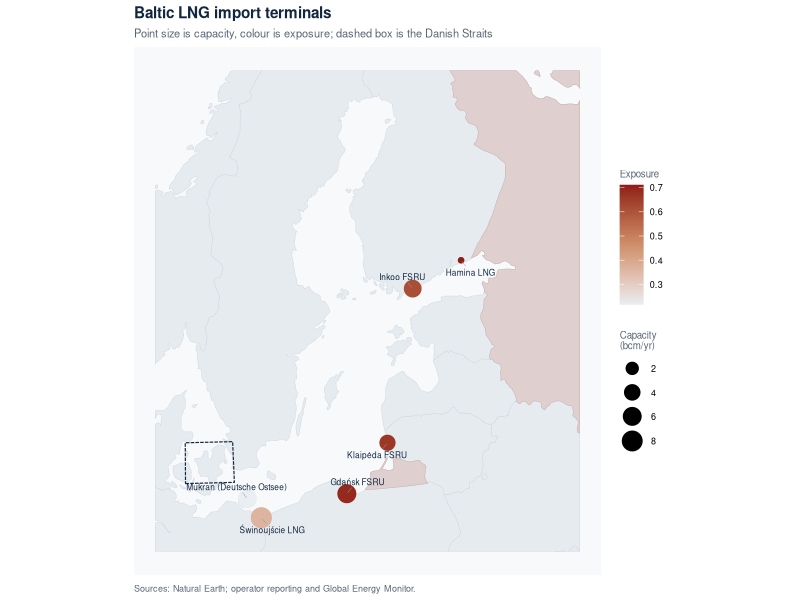

R code for this plot:
## ---- chunk 1
library(sf)
library(dplyr)
library(readr)
library(ggplot2)
library(rnaturalearth)
library(ggrepel)
library(knitr)

laea <- 3035
ink   <- "#12263f"
muted <- "#5a6675"
land  <- "#e6ebf0"
sea   <- "#f7f9fb"
exp_cols <- c("#e9eef2", "#cf8f6a", "#8f1d17")

theme_brief <- function() {
  theme_minimal(base_size = 9) +
    theme(plot.title    = element_text(face = "bold", colour = ink, size = 11),
          plot.subtitle = element_text(colour = muted, size = 8),
          plot.caption  = element_text(colour = muted, size = 6.5, hjust = 0),
          legend.title  = element_text(size = 7, colour = muted),
          legend.text   = element_text(size = 6.5))
}

world  <- ne_countries(scale = "medium", returnclass = "sf")
aoi    <- st_as_sfc(st_bbox(c(xmin = 9, ymin = 53, xmax = 30, ymax = 66),
                            crs = 4326)) |> st_transform(laea)
russia <- world |> filter(admin == "Russia") |> st_transform(laea) |> st_make_valid()
chokepoint <- st_as_sfc(st_bbox(c(xmin = 10.5, ymin = 55.0, xmax = 13.0, ymax = 56.2),
                                crs = 4326)) |> st_transform(laea)

terminals <- read_csv("data/processed/lng_terminals.csv", show_col_types = FALSE) |>
  st_as_sf(coords = c("lon", "lat"), crs = 4326) |>
  st_transform(laea) |>
  mutate(dist_russia_km = as.numeric(st_distance(geometry, st_union(russia))) / 1000,
         dist_chokepoint_km = as.numeric(st_distance(geometry, st_union(chokepoint))) / 1000)

norm <- function(x) (max(x, na.rm = TRUE) - x) /
                    (max(x, na.rm = TRUE) - min(x, na.rm = TRUE))
terminals <- terminals |>
  mutate(s_proximity  = norm(dist_russia_km),
         s_chokepoint = 1 - norm(dist_chokepoint_km),
         s_capacity   = capacity_bcm / max(capacity_bcm, na.rm = TRUE),
         exposure     = 0.4 * s_proximity + 0.3 * s_capacity + 0.3 * s_chokepoint) |>
  arrange(desc(exposure))

land_aoi <- world |> st_transform(laea) |> st_crop(aoi)

ru      <- read_csv("data/processed/russian_imports.csv", show_col_types = FALSE)
demand  <- read_csv("data/processed/gas_demand.csv", show_col_types = FALSE)
ru_21   <- sum(ru$russian_gas_bcm[ru$year == 2021])
ru_23   <- sum(ru$russian_gas_bcm[ru$year == 2023])
lng_cap <- sum(terminals$capacity_bcm[terminals$status == "operating"])
reg_cov <- round(100 * lng_cap / sum(demand$gas_demand_bcm))
## ---- chunk 2
ggplot() +
  geom_sf(data = land_aoi, fill = land, colour = "#d3dae1", linewidth = 0.18) +
  geom_sf(data = st_crop(russia, aoi), fill = "#dfd0cf", colour = "#c9b4b2",
          linewidth = 0.18) +
  geom_sf(data = st_sf(geometry = chokepoint), fill = NA, colour = ink,
          linewidth = 0.4, linetype = "31") +
  geom_sf(data = terminals, aes(size = capacity_bcm, colour = exposure)) +
  geom_text_repel(data = terminals, aes(label = name, geometry = geometry),
                  stat = "sf_coordinates", size = 2.1, colour = ink, seed = 1,
                  min.segment.length = 0, segment.colour = "#8e9aa6",
                  segment.size = 0.15, box.padding = 0.35, max.overlaps = Inf) +
  scale_size_continuous(range = c(1.6, 6.5), name = "Capacity\n(bcm/yr)") +
  scale_colour_gradientn(colours = exp_cols, name = "Exposure") +
  labs(title = "Baltic LNG import terminals",
       subtitle = "Point size is capacity, colour is exposure; dashed box is the Danish Straits",
       caption = "Sources: Natural Earth; operator reporting and Global Energy Monitor.") +
  theme_brief() +
  theme(axis.text = element_blank(), axis.title = element_blank(),
        panel.grid = element_blank(),
        panel.background = element_rect(fill = sea, colour = NA))
## ---- chunk 3
terminals |>
  st_drop_geometry() |>
  transmute(Terminal = name, Country = country, Status = status,
            `Capacity (bcm)` = capacity_bcm,
            `km to Russia` = round(dist_russia_km),
            Exposure = round(exposure, 2)) |>
  kable(booktabs = TRUE, caption = "Terminals ranked by exposure score.")
